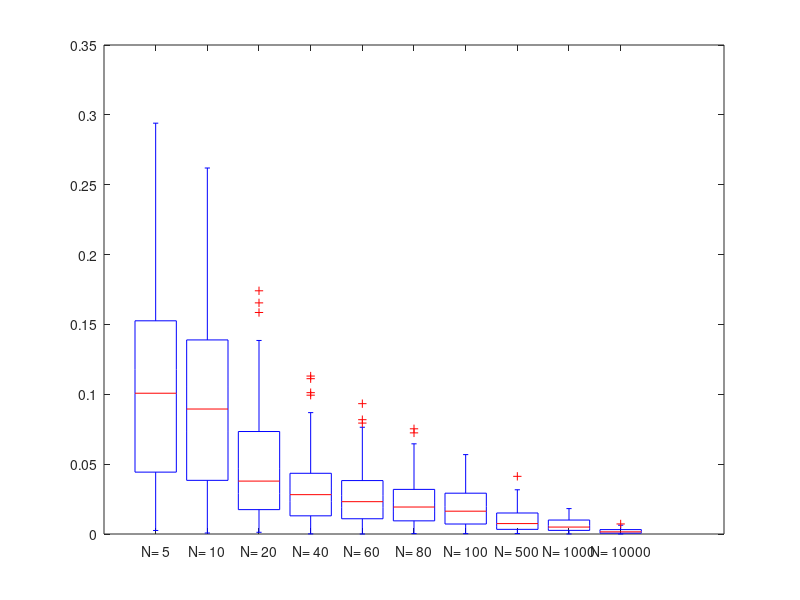

This chart was generated by the following MATLAB code:
N = [5, 10, 20, 40, 60, 80, 100, 500, 10^3, 10^4];
errors = {};
for i = 1:10
    arr = rand(100, N(i));
    avg = mean(arr,2);
    if i==1
        errors = abs(avg-0.5);
    else 
        errors = [errors , abs(avg-0.5)];
    end
end
g = {};
for i = 1:10
    g = [g , sprintf('N= %d', N(i))];
end
boxplot(errors , 'labels' , g);
saveas(gca , 'Boxplot_uniform_distribution.png');
